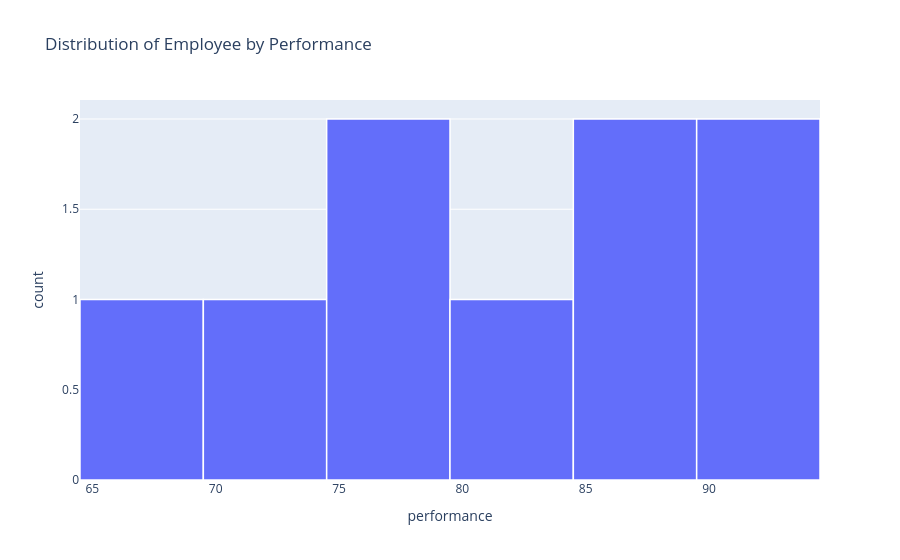

The code cell stored with this chart in its notebook:
### Code cell
fig = px.histogram(
    merge_df,
    x='performance',
    nbins=6,
    title="Distribution of Employee by Performance"
)

fig.update_traces(
    marker_line_color='white',
    marker_line_width=1.5
)

fig.show()

### Figure 1 — Plotly figure (JSON) as saved in the notebook; plotly's stock layout.template omitted (floating-point values rounded to 4 significant figures)
{"data": [{"bingroup": "x", "hovertemplate": "performance=%{x}<br>count=%{y}<extra></extra>", "legendgroup": "", "marker": {"color": "#636efa", "line": {"color": "white", "width": 1.5}, "pattern": {"shape": ""}}, "name": "", "nbinsx": 6, "orientation": "v", "showlegend": false, "type": "histogram", "x": [87.0, 73.0, 90.0, 65.0, 75.0, 88.0, 82.0, 79.0, 91.0], "xaxis": "x", "yaxis": "y"}], "layout": {"barmode": "relative", "legend": {"tracegroupgap": 0}, "title": {"text": "Distribution of Employee by Performance"}, "xaxis": {"anchor": "y", "domain": [0, 1], "title": {"text": "performance"}}, "yaxis": {"anchor": "x", "domain": [0, 1], "title": {"text": "count"}}}}
